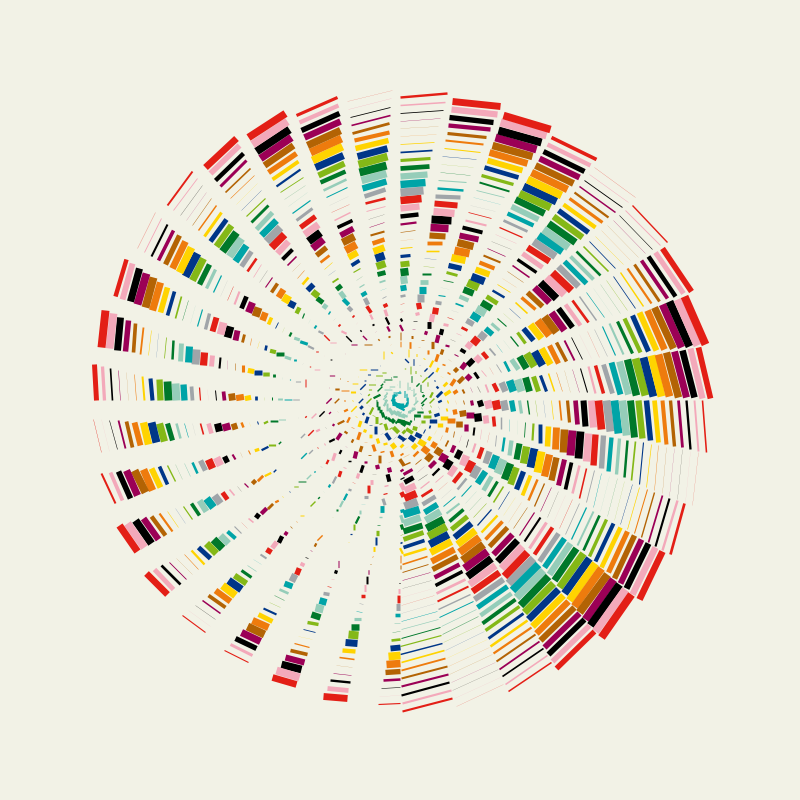
Frame 1 (no input)
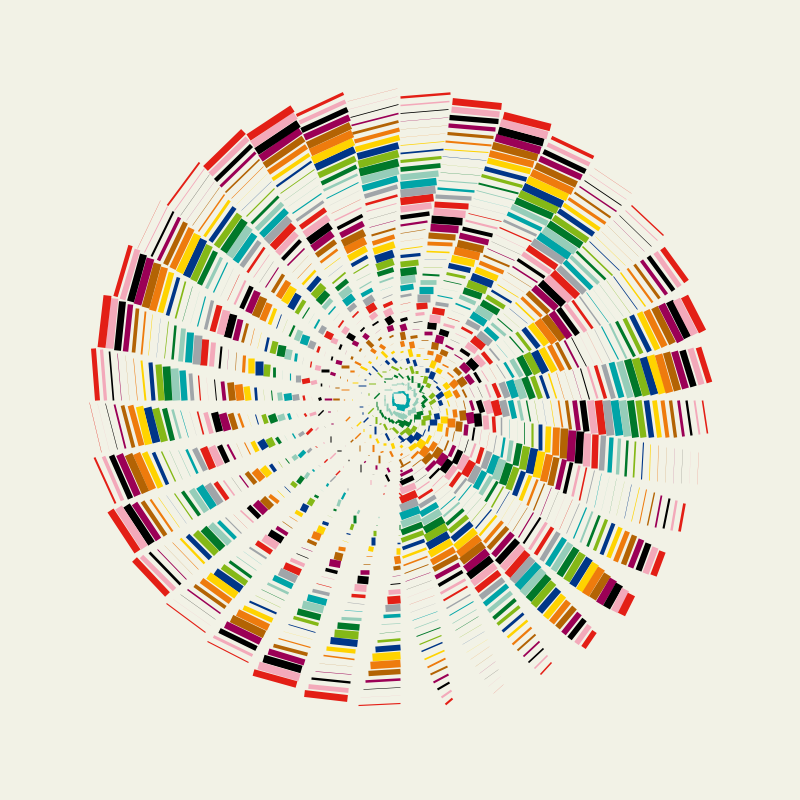
Frame 60 (the mouse pressed at the canvas centre just before this capture)
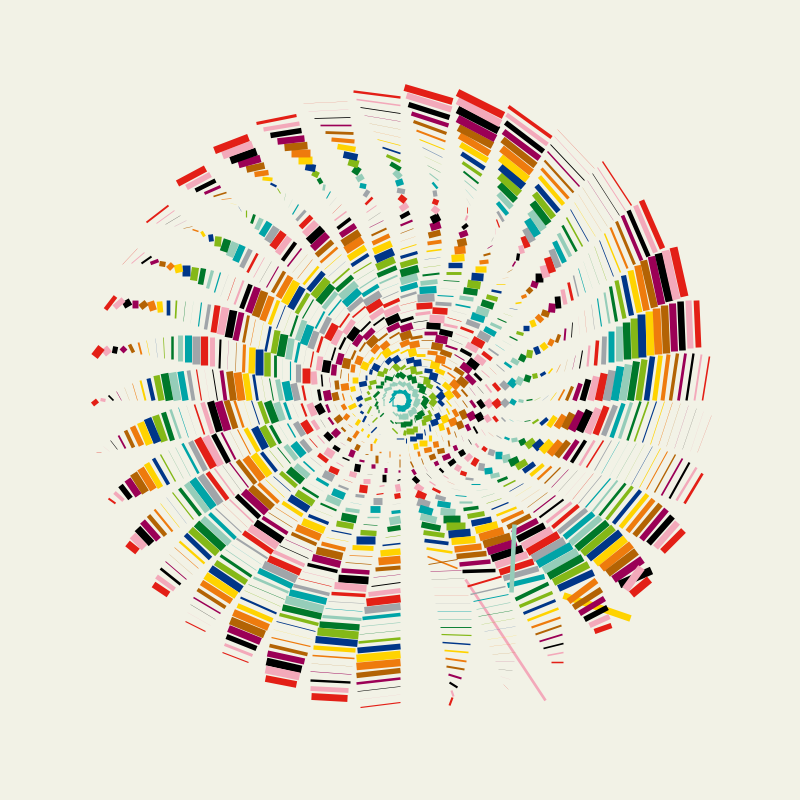
Frame 120 (the mouse held since frame 60 and released just before this capture)

The Processing sketch that drew these frames (run headless with seeded random() and noise(); from frame 60 on, the mouse is pressed at the canvas centre):

// Processing sketch: processing_116488
// ── processing_116488.pde

private int    WIDTHSCR      = 800;
private int    HEIGHTSCR      = 800;

private int    paletteLength    = 13;
private int    usedPaletteLength  = 39;
private Palette  palette        = new Palette();

private float  lineSpacing      = 8;
private float  strokeThickness    = 1;

public void setup() {
  size(800, 800);
  strokeCap(SQUARE);
  colorMode(HSB, 360, 100, 100, 100);
}

public void draw() {
  background(60, 5, 95, 100);

  translate(WIDTHSCR / 2, HEIGHTSCR / 2);
  for (int i = 1; i < usedPaletteLength; i++) {
    int numSegments = 36;
    for (int j = 0; j < numSegments; j++) {
      for (int k = 0; k < 1; k++) {

        float radius = lineSpacing * usedPaletteLength;
        float chordLength = 2 * radius * sin(PI / numSegments);
        float colWidth = WIDTHSCR / numSegments;

        float angle = j * (TWO_PI / numSegments);
        PVector offset = new PVector(j * colWidth, k * radius);
        pushMatrix();
        rotate(angle);
        translate(0, offset.y);
        float increment = 0.05f * (0.06f + abs(1f - cos(frameCount * 0.004f)));
        float phase = (
        (i + j + k + 5) *
          log(i + j + k + 10) *
          sqrt(j + 100) / 5
          )
          * (increment);

        float atanWave = 0, logWave = 0, tanWave = 0;
        atanWave = atan(phase) * 1.f;
        logWave = log(phase) * 2;
        tanWave = tan((phase * j - i) / 100) * 0.1f;

        float x0 = 0;
        float x1 = (chordLength * cos(1 + phase));
        float y0 = lineSpacing * i;
        float y1 = y0;

        y0 -= atanWave;
        y1 += atanWave + tanWave + logWave;

        x1 *= i * (k + 1) / (float) usedPaletteLength;

        strokeWeight((1
          + sin(i + (i + j + k + 1) * log(i + j + k) // + sqrt(i + j + k + 0.1f)
        )) * lineSpacing * .5f);

        noFill();
        stroke(hue(palette.getColour(i)), saturation(palette.getColour(i)), brightness(palette.getColour(i)), 100);
        line(x0, y0, x1, y1);
        popMatrix();
      }
    }
  }
}
class Palette {
  int  index    = 0;
  int  colArr[]  = new int[paletteLength];

  Palette() {

    colArr[index++] = (int) unhex("FFA0A5A9");
    colArr[index++] = (int) unhex("FF00A4A7");
    colArr[index++] = (int) unhex("FF95CDBA");
    colArr[index++] = (int) unhex("FF00782A");
    colArr[index++] = (int) unhex("FF84B817");
    colArr[index++] = (int) unhex("FF003688");
    colArr[index++] = (int) unhex("FFFFD300");
    colArr[index++] = (int) unhex("FFEE7C0E");
    colArr[index++] = (int) unhex("FFB36305");
    colArr[index++] = (int) unhex("FF9B0056");
    colArr[index++] = (int) unhex("FF000000");
    colArr[index++] = (int) unhex("FFF3A9BB");
    colArr[index++] = (int) unhex("FFE32017");
  }

  int getColour(int i) {
    return colArr[i % colArr.length];
  }
}
